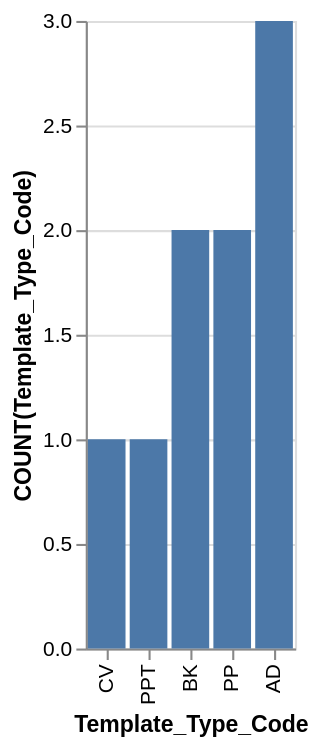

Vega-Lite specification stored for this chart:
### Vega-Lite specification from a JSON file in a GitHub repository (floating-point values rounded to 4 significant figures)
{"data": {"values": [{"x_data": "CV", "y_data": 1}, {"x_data": "PPT", "y_data": 1}, {"x_data": "BK", "y_data": 2}, {"x_data": "PP", "y_data": 2}, {"x_data": "AD", "y_data": 3}]}, "mark": "bar", "encoding": {"x": {"field": "x_data", "type": "nominal", "title": "Template_Type_Code", "sort": {"op": "sum", "field": "y_data", "order": "ascending"}}, "y": {"field": "y_data", "type": "quantitative", "title": "COUNT(Template_Type_Code)"}}}
